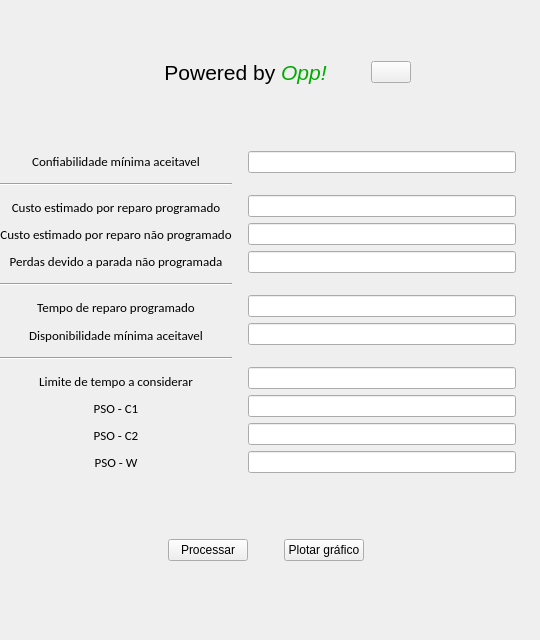
       <widget class="QWidget" name="tab_2">
        <attribute name="title">
         <string>Otimização</string>
        </attribute>
        <widget class="QWidget" name="verticalLayoutWidget_3">
         <property name="geometry">
          <rect>
           <x>0</x>
           <y>0</y>
           <width>531</width>
           <height>631</height>
          </rect>
         </property>
         <layout class="QVBoxLayout" name="verticalLayout_3">
          <item>
           <layout class="QHBoxLayout" name="horizontalLayout_2">
            <property name="spacing">
             <number>0</number>
            </property>
            <item>
             <spacer name="horizontalSpacer_2">
              <property name="orientation">
               <enum>Qt::Horizontal</enum>
              </property>
              <property name="sizeType">
               <enum>QSizePolicy::Fixed</enum>
              </property>
              <property name="sizeHint" stdset="0">
               <size>
                <width>120</width>
                <height>20</height>
               </size>
              </property>
             </spacer>
            </item>
            <item>
             <widget class="QLabel" name="label_11">
              <property name="sizePolicy">
               <sizepolicy hsizetype="Minimum" vsizetype="Fixed">
                <horstretch>40</horstretch>
                <verstretch>0</verstretch>
               </sizepolicy>
              </property>
              <property name="minimumSize">
               <size>
                <width>0</width>
                <height>0</height>
               </size>
              </property>
              <property name="text">
               <string>&lt;html&gt;&lt;head/&gt;&lt;body&gt;&lt;p&gt;&lt;span style=&quot; font-size:16pt;&quot;&gt;Powered by &lt;/span&gt;&lt;span style=&quot; font-size:16pt; font-style:italic; color:#00aa00;&quot;&gt;Opp!&lt;/span&gt;&lt;/p&gt;&lt;/body&gt;&lt;/html&gt;</string>
              </property>
              <property name="alignment">
               <set>Qt::AlignCenter</set>
              </property>
             </widget>
            </item>
            <item>
             <widget class="QPushButton" name="link_to_opp">
              <property name="sizePolicy">
               <sizepolicy hsizetype="Minimum" vsizetype="Fixed">
                <horstretch>3</horstretch>
                <verstretch>8</verstretch>
               </sizepolicy>
              </property>
              <property name="styleSheet">
               <string notr="true">border-image: url(:/icons/icons/link_to_page.png);</string>
              </property>
              <property name="text">
               <string/>
              </property>
             </widget>
            </item>
            <item>
             <spacer name="horizontalSpacer">
              <property name="orientation">
               <enum>Qt::Horizontal</enum>
              </property>
              <property name="sizeType">
               <enum>QSizePolicy::Fixed</enum>
              </property>
              <property name="sizeHint" stdset="0">
               <size>
                <width>120</width>
                <height>20</height>
               </size>
              </property>
             </spacer>
            </item>
           </layout>
          </item>
          <item>
           <layout class="QHBoxLayout" name="horizontalLayout">
            <item>
             <layout class="QVBoxLayout" name="verticalLayout">
              <item>
               <widget class="QLabel" name="conf_min">
                <property name="font">
                 <font>
                  <family>Calibri</family>
                  <pointsize>10</pointsize>
                  <weight>50</weight>
                  <bold>false</bold>
                 </font>
                </property>
                <property name="text">
                 <string>Confiabilidade mínima aceitavel</string>
                </property>
                <property name="alignment">
                 <set>Qt::AlignCenter</set>
                </property>
               </widget>
              </item>
              <item>
               <spacer name="verticalSpacer">
                <property name="orientation">
                 <enum>Qt::Vertical</enum>
                </property>
                <property name="sizeType">
                 <enum>QSizePolicy::Fixed</enum>
                </property>
                <property name="sizeHint" stdset="0">
                 <size>
                  <width>20</width>
                  <height>5</height>
                 </size>
                </property>
               </spacer>
              </item>
              <item>
               <widget class="Line" name="line_sup">
                <property name="orientation">
                 <enum>Qt::Horizontal</enum>
                </property>
               </widget>
              </item>
              <item>
               <spacer name="verticalSpacer_5">
                <property name="orientation">
                 <enum>Qt::Vertical</enum>
                </property>
                <property name="sizeType">
                 <enum>QSizePolicy::Fixed</enum>
                </property>
                <property name="sizeHint" stdset="0">
                 <size>
                  <width>20</width>
                  <height>5</height>
                 </size>
                </property>
               </spacer>
              </item>
              <item>
               <widget class="QLabel" name="c_reparo_prog">
                <property name="font">
                 <font>
                  <family>Calibri</family>
                  <pointsize>10</pointsize>
                  <weight>50</weight>
                  <bold>false</bold>
                 </font>
                </property>
                <property name="text">
                 <string>Custo estimado por reparo programado</string>
                </property>
                <property name="alignment">
                 <set>Qt::AlignCenter</set>
                </property>
               </widget>
              </item>
              <item>
               <widget class="QLabel" name="c_reparo_n_prog">
                <property name="font">
                 <font>
                  <family>Calibri</family>
                  <pointsize>10</pointsize>
                  <weight>50</weight>
                  <bold>false</bold>
                 </font>
                </property>
                <property name="text">
                 <string>Custo estimado por reparo não programado</string>
                </property>
                <property name="alignment">
                 <set>Qt::AlignCenter</set>
                </property>
               </widget>
              </item>
              <item>
               <widget class="QLabel" name="perda">
                <property name="font">
                 <font>
                  <family>Calibri</family>
                  <pointsize>10</pointsize>
                  <weight>50</weight>
                  <bold>false</bold>
                 </font>
                </property>
                <property name="text">
                 <string>Perdas devido a parada não programada</string>
                </property>
                <property name="alignment">
                 <set>Qt::AlignCenter</set>
                </property>
               </widget>
              </item>
              <item>
               <spacer name="verticalSpacer_2">
                <property name="orientation">
                 <enum>Qt::Vertical</enum>
                </property>
                <property name="sizeType">
                 <enum>QSizePolicy::Fixed</enum>
                </property>
                <property name="sizeHint" stdset="0">
                 <size>
                  <width>20</width>
                  <height>5</height>
                 </size>
                </property>
               </spacer>
              </item>
              <item>
               <widget class="Line" name="line_meio">
                <property name="orientation">
                 <enum>Qt::Horizontal</enum>
                </property>
               </widget>
              </item>
              <item>
               <spacer name="verticalSpacer_6">
                <property name="orientation">
                 <enum>Qt::Vertical</enum>
                </property>
                <property name="sizeType">
                 <enum>QSizePolicy::Fixed</enum>
                </property>
                <property name="sizeHint" stdset="0">
                 <size>
                  <width>20</width>
                  <height>5</height>
                 </size>
                </property>
               </spacer>
              </item>
              <item>
               <widget class="QLabel" name="t_reparo_prog">
                <property name="font">
                 <font>
                  <family>Calibri</family>
                  <pointsize>10</pointsize>
                  <weight>50</weight>
                  <bold>false</bold>
                 </font>
                </property>
                <property name="text">
                 <string>Tempo de reparo programado</string>
                </property>
                <property name="alignment">
                 <set>Qt::AlignCenter</set>
                </property>
               </widget>
              </item>
              <item>
               <widget class="QLabel" name="disponibilidade_m">
                <property name="font">
                 <font>
                  <family>Calibri</family>
                  <pointsize>10</pointsize>
                  <weight>50</weight>
                  <bold>false</bold>
                 </font>
                </property>
                <property name="text">
                 <string>Disponibilidade mínima aceitavel</string>
                </property>
                <property name="alignment">
                 <set>Qt::AlignCenter</set>
                </property>
               </widget>
              </item>
              <item>
               <spacer name="verticalSpacer_7">
                <property name="orientation">
                 <enum>Qt::Vertical</enum>
                </property>
                <property name="sizeType">
                 <enum>QSizePolicy::Fixed</enum>
                </property>
                <property name="sizeHint" stdset="0">
                 <size>
                  <width>20</width>
                  <height>5</height>
                 </size>
                </property>
               </spacer>
              </item>
              <item>
               <widget class="Line" name="line_inf">
                <property name="orientation">
                 <enum>Qt::Horizontal</enum>
                </property>
               </widget>
              </item>
              <item>
               <spacer name="verticalSpacer_8">
                <property name="orientation">
                 <enum>Qt::Vertical</enum>
                </property>
                <property name="sizeType">
                 <enum>QSizePolicy::Fixed</enum>
                </property>
                <property name="sizeHint" stdset="0">
                 <size>
                  <width>20</width>
                  <height>5</height>
                 </size>
                </property>
               </spacer>
              </item>
              <item>
               <widget class="QLabel" name="pso_w">
                <property name="font">
                 <font>
                  <family>Calibri</family>
                  <pointsize>10</pointsize>
                  <weight>50</weight>
                  <bold>false</bold>
                 </font>
                </property>
                <property name="text">
                 <string>Limite de tempo a considerar</string>
                </property>
                <property name="alignment">
                 <set>Qt::AlignCenter</set>
                </property>
               </widget>
              </item>
              <item>
               <widget class="QLabel" name="pso_c1">
                <property name="font">
                 <font>
                  <family>Calibri</family>
                  <pointsize>10</pointsize>
                  <weight>50</weight>
                  <bold>false</bold>
                 </font>
                </property>
                <property name="text">
                 <string>PSO - C1</string>
                </property>
                <property name="alignment">
                 <set>Qt::AlignCenter</set>
                </property>
               </widget>
              </item>
              <item>
               <widget class="QLabel" name="pso_c2">
                <property name="font">
                 <font>
                  <family>Calibri</family>
                  <pointsize>10</pointsize>
                  <weight>50</weight>
                  <bold>false</bold>
                 </font>
                </property>
                <property name="text">
                 <string>PSO - C2</string>
                </property>
                <property name="alignment">
                 <set>Qt::AlignCenter</set>
                </property>
               </widget>
              </item>
              <item>
               <widget class="QLabel" name="pso_w_2">
                <property name="font">
                 <font>
                  <family>Calibri</family>
                  <pointsize>10</pointsize>
                  <weight>50</weight>
                  <bold>false</bold>
                 </font>
                </property>
                <property name="text">
                 <string>PSO - W</string>
                </property>
                <property name="alignment">
                 <set>Qt::AlignCenter</set>
                </property>
               </widget>
              </item>
             </layout>
            </item>
            <item>
             <spacer name="horizontalSpacer_5">
              <property name="orientation">
               <enum>Qt::Horizontal</enum>
              </property>
              <property name="sizeType">
               <enum>QSizePolicy::Fixed</enum>
              </property>
              <property name="sizeHint" stdset="0">
               <size>
                <width>10</width>
                <height>20</height>
               </size>
              </property>
             </spacer>
            </item>
            <item>
             <layout class="QVBoxLayout" name="verticalLayout_2">
              <item>
               <widget class="QLineEdit" name="conf_lim"/>
              </item>
              <item>
               <spacer name="verticalSpacer_4">
                <property name="orientation">
                 <enum>Qt::Vertical</enum>
                </property>
                <property name="sizeType">
                 <enum>QSizePolicy::Fixed</enum>
                </property>
                <property name="sizeHint" stdset="0">
                 <size>
                  <width>18</width>
                  <height>16</height>
                 </size>
                </property>
               </spacer>
              </item>
              <item>
               <widget class="QLineEdit" name="c_rep_prog"/>
              </item>
              <item>
               <widget class="QLineEdit" name="c_rep_n_prog"/>
              </item>
              <item>
               <widget class="QLineEdit" name="perdas_parada"/>
              </item>
              <item>
               <spacer name="verticalSpacer_3">
                <property name="orientation">
                 <enum>Qt::Vertical</enum>
                </property>
                <property name="sizeType">
                 <enum>QSizePolicy::Fixed</enum>
                </property>
                <property name="sizeHint" stdset="0">
                 <size>
                  <width>20</width>
                  <height>16</height>
                 </size>
                </property>
               </spacer>
              </item>
              <item>
               <widget class="QLineEdit" name="t_rep_prog"/>
              </item>
              <item>
               <widget class="QLineEdit" name="t_rep_n_prog"/>
              </item>
              <item>
               <spacer name="verticalSpacer_9">
                <property name="orientation">
                 <enum>Qt::Vertical</enum>
                </property>
                <property name="sizeType">
                 <enum>QSizePolicy::Fixed</enum>
                </property>
                <property name="sizeHint" stdset="0">
                 <size>
                  <width>18</width>
                  <height>16</height>
                 </size>
                </property>
               </spacer>
              </item>
              <item>
               <widget class="QLineEdit" name="limite_tempo"/>
              </item>
              <item>
               <widget class="QLineEdit" name="c1_pso"/>
              </item>
              <item>
               <widget class="QLineEdit" name="c2_pso"/>
              </item>
              <item>
               <widget class="QLineEdit" name="w_pso"/>
              </item>
             </layout>
            </item>
            <item>
             <spacer name="horizontalSpacer_4">
              <property name="orientation">
               <enum>Qt::Horizontal</enum>
              </property>
              <property name="sizeType">
               <enum>QSizePolicy::Fixed</enum>
              </property>
              <property name="sizeHint" stdset="0">
               <size>
                <width>15</width>
                <height>10</height>
               </size>
              </property>
             </spacer>
            </item>
           </layout>
          </item>
          <item>
           <layout class="QGridLayout" name="gridLayout">
            <item row="0" column="3">
             <widget class="QPushButton" name="plotar_grafico_opp">
              <property name="text">
               <string>Plotar gráfico</string>
              </property>
             </widget>
            </item>
            <item row="1" column="1">
             <spacer name="v_processar_borda">
              <property name="orientation">
               <enum>Qt::Vertical</enum>
              </property>
              <property name="sizeType">
               <enum>QSizePolicy::Fixed</enum>
              </property>
              <property name="sizeHint" stdset="0">
               <size>
                <width>20</width>
                <height>10</height>
               </size>
              </property>
             </spacer>
            </item>
            <item row="0" column="2">
             <spacer name="h_processar_plotar">
              <property name="orientation">
               <enum>Qt::Horizontal</enum>
              </property>
              <property name="sizeType">
               <enum>QSizePolicy::Fixed</enum>
              </property>
              <property name="sizeHint" stdset="0">
               <size>
                <width>30</width>
                <height>20</height>
               </size>
              </property>
             </spacer>
            </item>
            <item row="0" column="4">
             <spacer name="h_plotar">
              <property name="orientation">
               <enum>Qt::Horizontal</enum>
              </property>
              <property name="sizeHint" stdset="0">
               <size>
                <width>40</width>
                <height>20</height>
               </size>
              </property>
             </spacer>
            </item>
            <item row="0" column="0">
             <spacer name="h_processar">
              <property name="orientation">
               <enum>Qt::Horizontal</enum>
              </property>
              <property name="sizeHint" stdset="0">
               <size>
                <width>40</width>
                <height>20</height>
               </size>
              </property>
             </spacer>
            </item>
            <item row="0" column="1">
             <widget class="QPushButton" name="processar_opp">
              <property name="text">
               <string>Processar</string>
              </property>
             </widget>
            </item>
           </layout>
          </item>
         </layout>
        </widget>
       </widget>
